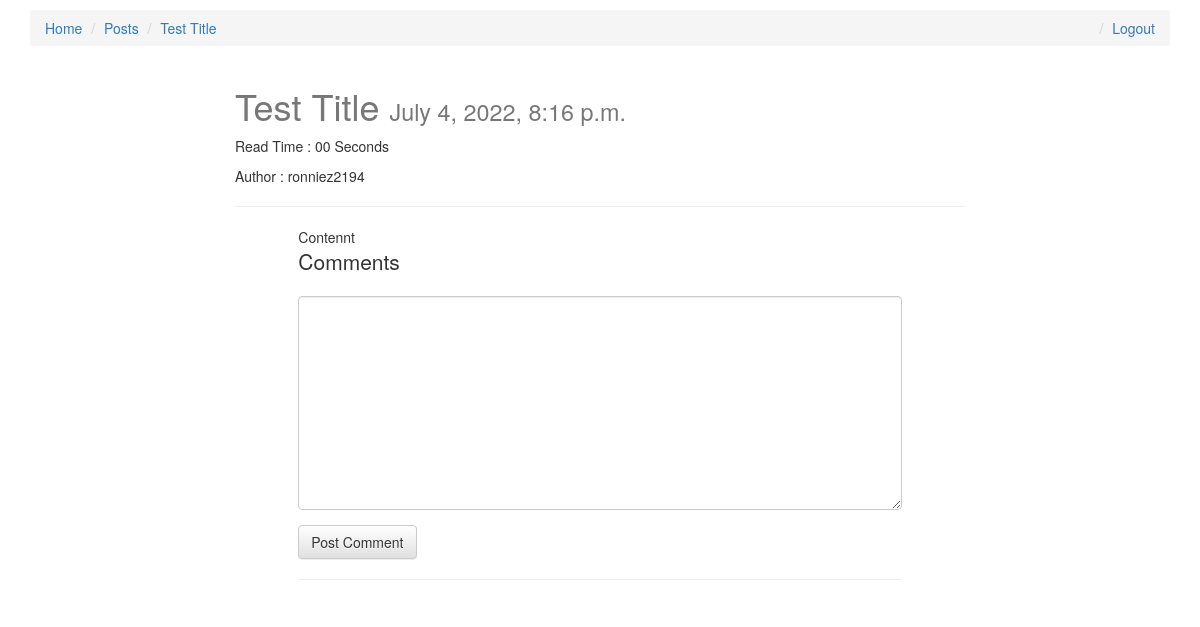
The app's page /posts/test-title/ (signed in) with its own data.
### posts/models.py (models this page shows, shortened)
class Post(models.Model):
    user = models.ForeignKey(settings.AUTH_USER_MODEL,default=1,on_delete=models.CASCADE) #---Creating a relationship between Post and User # default=1 means superuser
    title = models.CharField(max_length=100)
    slug = models.SlugField(unique=True)
    image = models.ImageField(upload_to=upload_location,null=True,blank=True,width_field="width_field",height_field="height_field") #---Need Pillow Library to Use This Field
    height_field = models.IntegerField(default=0) #--Autodetermines Height of Image
    width_field = models.IntegerField(default=0) #--Autodetermines Width of Image
    content = models.TextField()
    draft = models.BooleanField(default=False) #--For Drafts
    publish = models.DateTimeField(default = None,auto_now=False,auto_now_add=False)  #--For Drafts
    read_time = models.TimeField(null=True,blank=True)  #--For Storing ReadTime
    updated = models.DateTimeField(auto_now=True,auto_now_add=False)
    timestamp = models.DateTimeField(auto_now=False,auto_now_add=True)
    objects = PostManager()
    def get_absolute_url(self):
        return reverse("posts:detail", kwargs={"slug":self.slug})
    @property
    def comments(self):
        instance = self
        qs = Comment.objects.filter_by_instance(instance)
        return qs
    @property
    def get_content_type(self):
        instance = self
        content_type = ContentType.objects.get_for_model(instance.__class__)
        return content_type

### posts/views.py (the view, shortened to what this page needs)
# urls.py: url(r'^(?P<slug>[\w-]+)/$', views.post_detail, name='detail'), #---Url Modified to accept Slugs
def post_detail(request,slug=None):
    if not request.user.is_staff or not request.user.is_superuser:
        raise Http404
    instance = get_object_or_404(Post,slug=slug)
    share_string = quote_plus(instance.content) #--Encoding Content for Social Share Links
    initial_data = {
        "content_type" : instance.get_content_type.model,
        "object_id" :  instance.id
    }
    print(initial_data)
    form = CommentForm(request.POST or None, initial=initial_data)
    comments = instance.comments #---As it is now a Property
    print(comments)
    context = {
        "title" : instance.title,
        "instance" : instance,
        "share_string" : share_string, #--Encoded text for Social Shareable Links
        "comments" : comments,
        "comment_form" : form,
    }
    return render(request,"post_detail.html",context)

### comments/forms.py
class CommentForm(forms.Form):
    content_type = forms.CharField(widget=forms.HiddenInput)
    object_id = forms.IntegerField(widget=forms.HiddenInput)
    content = forms.CharField(label= "",widget=forms.Textarea)

### comments/models.py (called while the page is built)
    def filter_by_instance(self,instance):
        content_type = ContentType.objects.get_for_model(instance.__class__)
        obj_id = instance.id
        qs = super(CommentManager,self).filter(content_type=content_type,object_id = obj_id).filter(parent=None) #-- super(CommentManager,self) ==> Comments.objects
        return qs

### posts/templatetags/urlfy.py (called while the page is built)
@register.filter
def urlify(value):
    return quote_plus(value)

### templates/post_detail.html (shortened to what this page needs)
{% extends "base.html" %}
{% load crispy_forms_tags %}
{% load urlfy %}
{% block post_detail_link %}
<li><a href = '{{ instance.get_absolute_url }}'>{{ instance.title }}</a></li>
{% endblock %}
{% block content %}
        <div class="col-sm-8 col-sm-offset-2">
        <h1>{{title}} <small>{%if instance.draft %} <span style="color:red">Draft </span>{% endif %}{{instance.publish}}</small></h1>
        <p> Read Time : {{ instance.read_time | time:"i" }} Seconds</p>
        {% if instance.user.get_full_name %}
                <p> Author : {{instance.user.get_full_name}} </p>
        {% else %}
                <p> Author : {{instance.user}} </p>
        {% endif %}
        <hr>
        <div class="row">
        <div class="col-sm-10 col-sm-offset-1">
        <div class=" content-markdown"> {{instance.content }}</br> </div>
        <div>
                <p class="lead">Comments</p>
                {% if request.user.is_authenticated %}
                <form method="POST" action="."> {% csrf_token %}
                        {{ comment_form | crispy }}
                        <input type="submit" value="Post Comment" class="btn btn-default">
                </form>
                {% else %}
                 <p> You must login to comment</p>
                {% endif %}
                <hr/>
        </div>
        </div>
        </div>
        </div>
{% endblock content %}

### static/css/base.css (style rules this page uses)
h1 { color : #777 }

### records on screen
Post: title "Test Title", publish "July 4, 2022, 8:16 p.m.", read_time "00", user "ronniez2194", content "Contennt"
